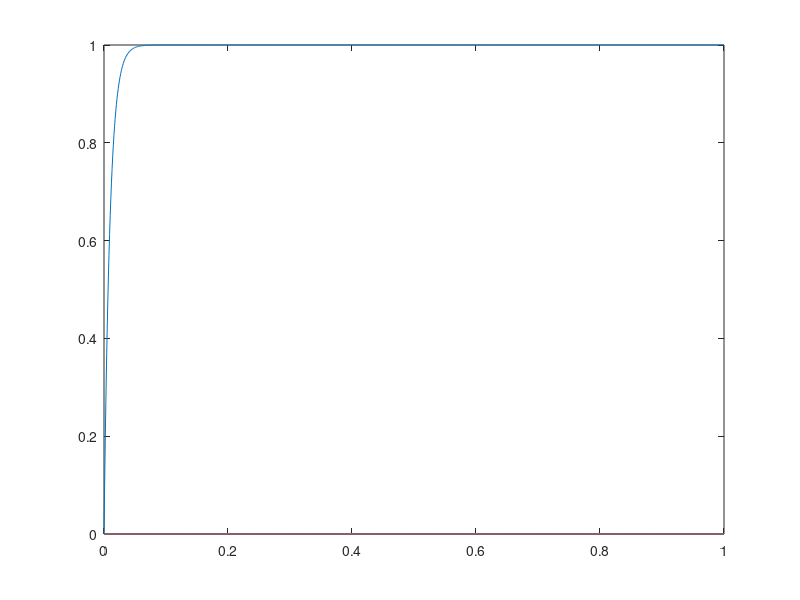

This figure's MATLAB source:
T = 0:0.001:1;
N = length(T);
U_input = 1;
U_output = zeros(N);
RC = 0.01;
for i = 2:N
    U_output(i) = U_output(i - 1) + 0.001 * ((U_input - U_output(i - 1))/ RC);
end
plot(T, U_output);